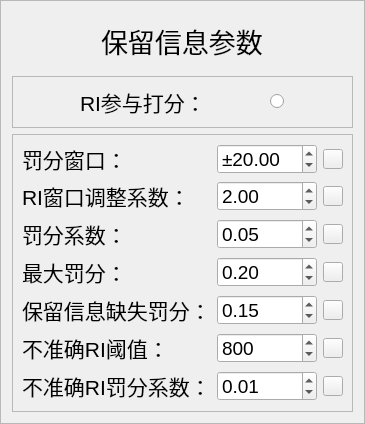
    <widget class="QFrame" name="frame_2">
     <property name="frameShape">
      <enum>QFrame::StyledPanel</enum>
     </property>
     <property name="frameShadow">
      <enum>QFrame::Raised</enum>
     </property>
     <layout class="QGridLayout" name="gridLayout_3" rowstretch="1,1,10">
      <item row="0" column="0">
       <widget class="QWidget" name="widget_3" native="true">
        <layout class="QHBoxLayout" name="horizontalLayout_5">
         <item>
          <widget class="QLabel" name="label_13">
           <property name="sizePolicy">
            <sizepolicy hsizetype="Maximum" vsizetype="Maximum">
             <horstretch>0</horstretch>
             <verstretch>0</verstretch>
            </sizepolicy>
           </property>
           <property name="font">
            <font>
             <pointsize>20</pointsize>
             <weight>50</weight>
             <italic>false</italic>
             <bold>false</bold>
            </font>
           </property>
           <property name="styleSheet">
            <string notr="true">font: 20pt;</string>
           </property>
           <property name="text">
            <string>保留信息参数</string>
           </property>
          </widget>
         </item>
        </layout>
       </widget>
      </item>
      <item row="1" column="0">
       <widget class="QFrame" name="frame_6">
        <property name="frameShape">
         <enum>QFrame::StyledPanel</enum>
        </property>
        <property name="frameShadow">
         <enum>QFrame::Raised</enum>
        </property>
        <layout class="QHBoxLayout" name="horizontalLayout_3">
         <item>
          <widget class="QLabel" name="label_6">
           <property name="sizePolicy">
            <sizepolicy hsizetype="Maximum" vsizetype="Preferred">
             <horstretch>0</horstretch>
             <verstretch>0</verstretch>
            </sizepolicy>
           </property>
           <property name="minimumSize">
            <size>
             <width>0</width>
             <height>0</height>
            </size>
           </property>
           <property name="maximumSize">
            <size>
             <width>16777215</width>
             <height>16777215</height>
            </size>
           </property>
           <property name="font">
            <font>
             <pointsize>16</pointsize>
             <weight>50</weight>
             <italic>false</italic>
             <bold>false</bold>
            </font>
           </property>
           <property name="styleSheet">
            <string notr="true">font: 16pt;</string>
           </property>
           <property name="text">
            <string>RI参与打分：</string>
           </property>
          </widget>
         </item>
         <item>
          <widget class="QRadioButton" name="radioButton">
           <property name="sizePolicy">
            <sizepolicy hsizetype="Maximum" vsizetype="Fixed">
             <horstretch>0</horstretch>
             <verstretch>0</verstretch>
            </sizepolicy>
           </property>
           <property name="text">
            <string/>
           </property>
           <property name="checked">
            <bool>false</bool>
           </property>
          </widget>
         </item>
        </layout>
       </widget>
      </item>
      <item row="2" column="0">
       <widget class="QFrame" name="frame_5">
        <property name="frameShape">
         <enum>QFrame::StyledPanel</enum>
        </property>
        <property name="frameShadow">
         <enum>QFrame::Raised</enum>
        </property>
        <layout class="QGridLayout" name="gridLayout_4">
         <item row="0" column="0">
          <widget class="QLabel" name="label_7">
           <property name="sizePolicy">
            <sizepolicy hsizetype="Maximum" vsizetype="Preferred">
             <horstretch>0</horstretch>
             <verstretch>0</verstretch>
            </sizepolicy>
           </property>
           <property name="minimumSize">
            <size>
             <width>0</width>
             <height>30</height>
            </size>
           </property>
           <property name="maximumSize">
            <size>
             <width>16777215</width>
             <height>30</height>
            </size>
           </property>
           <property name="font">
            <font>
             <pointsize>16</pointsize>
             <weight>50</weight>
             <italic>false</italic>
             <bold>false</bold>
            </font>
           </property>
           <property name="styleSheet">
            <string notr="true">font: 16pt;</string>
           </property>
           <property name="text">
            <string>罚分窗口：</string>
           </property>
          </widget>
         </item>
         <item row="0" column="1">
          <widget class="QDoubleSpinBox" name="doubleSpinBox_5">
           <property name="minimumSize">
            <size>
             <width>100</width>
             <height>30</height>
            </size>
           </property>
           <property name="maximumSize">
            <size>
             <width>100</width>
             <height>30</height>
            </size>
           </property>
           <property name="styleSheet">
            <string notr="true">font: 14pt;</string>
           </property>
           <property name="prefix">
            <string>±</string>
           </property>
           <property name="suffix">
            <string/>
           </property>
           <property name="maximum">
            <double>9999.000000000000000</double>
           </property>
           <property name="singleStep">
            <double>0.500000000000000</double>
           </property>
           <property name="value">
            <double>20.000000000000000</double>
           </property>
          </widget>
         </item>
         <item row="0" column="2">
          <widget class="QPushButton" name="pushButton_6">
           <property name="minimumSize">
            <size>
             <width>20</width>
             <height>20</height>
            </size>
           </property>
           <property name="maximumSize">
            <size>
             <width>20</width>
             <height>20</height>
            </size>
           </property>
           <property name="text">
            <string/>
           </property>
           <property name="icon">
            <iconset>
             <normaloff>C:/Users/86724/Desktop/R-C.jpg</normaloff>C:/Users/86724/Desktop/R-C.jpg</iconset>
           </property>
           <property name="iconSize">
            <size>
             <width>20</width>
             <height>20</height>
            </size>
           </property>
          </widget>
         </item>
         <item row="1" column="0">
          <widget class="QLabel" name="label_9">
           <property name="font">
            <font>
             <pointsize>16</pointsize>
             <weight>50</weight>
             <italic>false</italic>
             <bold>false</bold>
            </font>
           </property>
           <property name="styleSheet">
            <string notr="true">font: 16pt;</string>
           </property>
           <property name="text">
            <string>RI窗口调整系数：</string>
           </property>
           <property name="wordWrap">
            <bool>true</bool>
           </property>
          </widget>
         </item>
         <item row="1" column="1">
          <widget class="QDoubleSpinBox" name="doubleSpinBox_9">
           <property name="minimumSize">
            <size>
             <width>100</width>
             <height>30</height>
            </size>
           </property>
           <property name="maximumSize">
            <size>
             <width>100</width>
             <height>30</height>
            </size>
           </property>
           <property name="styleSheet">
            <string notr="true">font: 14pt;</string>
           </property>
           <property name="readOnly">
            <bool>false</bool>
           </property>
           <property name="correctionMode">
            <enum>QAbstractSpinBox::CorrectToPreviousValue</enum>
           </property>
           <property name="decimals">
            <number>2</number>
           </property>
           <property name="value">
            <double>2.000000000000000</double>
           </property>
          </widget>
         </item>
         <item row="1" column="2">
          <widget class="QPushButton" name="pushButton_7">
           <property name="minimumSize">
            <size>
             <width>20</width>
             <height>20</height>
            </size>
           </property>
           <property name="maximumSize">
            <size>
             <width>20</width>
             <height>20</height>
            </size>
           </property>
           <property name="text">
            <string/>
           </property>
           <property name="icon">
            <iconset>
             <normaloff>C:/Users/86724/Desktop/R-C.jpg</normaloff>C:/Users/86724/Desktop/R-C.jpg</iconset>
           </property>
           <property name="iconSize">
            <size>
             <width>20</width>
             <height>20</height>
            </size>
           </property>
          </widget>
         </item>
         <item row="2" column="0">
          <widget class="QLabel" name="label_8">
           <property name="font">
            <font>
             <pointsize>16</pointsize>
             <weight>50</weight>
             <italic>false</italic>
             <bold>false</bold>
            </font>
           </property>
           <property name="styleSheet">
            <string notr="true">font: 16pt;</string>
           </property>
           <property name="text">
            <string>罚分系数：</string>
           </property>
           <property name="wordWrap">
            <bool>true</bool>
           </property>
          </widget>
         </item>
         <item row="2" column="1">
          <widget class="QDoubleSpinBox" name="doubleSpinBox_7">
           <property name="minimumSize">
            <size>
             <width>100</width>
             <height>30</height>
            </size>
           </property>
           <property name="maximumSize">
            <size>
             <width>100</width>
             <height>30</height>
            </size>
           </property>
           <property name="styleSheet">
            <string notr="true">font: 14pt;</string>
           </property>
           <property name="decimals">
            <number>2</number>
           </property>
           <property name="singleStep">
            <double>0.010000000000000</double>
           </property>
           <property name="value">
            <double>0.050000000000000</double>
           </property>
          </widget>
         </item>
         <item row="2" column="2">
          <widget class="QPushButton" name="pushButton_8">
           <property name="minimumSize">
            <size>
             <width>20</width>
             <height>20</height>
            </size>
           </property>
           <property name="maximumSize">
            <size>
             <width>20</width>
             <height>20</height>
            </size>
           </property>
           <property name="text">
            <string/>
           </property>
           <property name="icon">
            <iconset>
             <normaloff>C:/Users/86724/Desktop/R-C.jpg</normaloff>C:/Users/86724/Desktop/R-C.jpg</iconset>
           </property>
           <property name="iconSize">
            <size>
             <width>20</width>
             <height>20</height>
            </size>
           </property>
          </widget>
         </item>
         <item row="3" column="0">
          <widget class="QLabel" name="label_10">
           <property name="font">
            <font>
             <pointsize>16</pointsize>
             <weight>50</weight>
             <italic>false</italic>
             <bold>false</bold>
            </font>
           </property>
           <property name="styleSheet">
            <string notr="true">font: 16pt;</string>
           </property>
           <property name="text">
            <string>最大罚分：</string>
           </property>
           <property name="wordWrap">
            <bool>true</bool>
           </property>
          </widget>
         </item>
         <item row="3" column="1">
          <widget class="QDoubleSpinBox" name="doubleSpinBox_8">
           <property name="minimumSize">
            <size>
             <width>100</width>
             <height>30</height>
            </size>
           </property>
           <property name="maximumSize">
            <size>
             <width>100</width>
             <height>30</height>
            </size>
           </property>
           <property name="styleSheet">
            <string notr="true">font: 14pt;</string>
           </property>
           <property name="decimals">
            <number>2</number>
           </property>
           <property name="maximum">
            <double>1.000000000000000</double>
           </property>
           <property name="singleStep">
            <double>0.100000000000000</double>
           </property>
           <property name="value">
            <double>0.200000000000000</double>
           </property>
          </widget>
         </item>
         <item row="3" column="2">
          <widget class="QPushButton" name="pushButton_9">
           <property name="minimumSize">
            <size>
             <width>20</width>
             <height>20</height>
            </size>
           </property>
           <property name="maximumSize">
            <size>
             <width>20</width>
             <height>20</height>
            </size>
           </property>
           <property name="text">
            <string/>
           </property>
           <property name="icon">
            <iconset>
             <normaloff>C:/Users/86724/Desktop/R-C.jpg</normaloff>C:/Users/86724/Desktop/R-C.jpg</iconset>
           </property>
           <property name="iconSize">
            <size>
             <width>20</width>
             <height>20</height>
            </size>
           </property>
          </widget>
         </item>
         <item row="4" column="0">
          <widget class="QLabel" name="label_11">
           <property name="font">
            <font>
             <pointsize>16</pointsize>
             <weight>50</weight>
             <italic>false</italic>
             <bold>false</bold>
            </font>
           </property>
           <property name="styleSheet">
            <string notr="true">font: 16pt;</string>
           </property>
           <property name="text">
            <string>保留信息缺失罚分：</string>
           </property>
           <property name="wordWrap">
            <bool>true</bool>
           </property>
          </widget>
         </item>
         <item row="4" column="1">
          <widget class="QDoubleSpinBox" name="doubleSpinBox_99">
           <property name="minimumSize">
            <size>
             <width>100</width>
             <height>30</height>
            </size>
           </property>
           <property name="maximumSize">
            <size>
             <width>100</width>
             <height>30</height>
            </size>
           </property>
           <property name="styleSheet">
            <string notr="true">font: 14pt;</string>
           </property>
           <property name="maximum">
            <double>1.000000000000000</double>
           </property>
           <property name="singleStep">
            <double>0.050000000000000</double>
           </property>
           <property name="value">
            <double>0.150000000000000</double>
           </property>
          </widget>
         </item>
         <item row="4" column="2">
          <widget class="QPushButton" name="pushButton_10">
           <property name="minimumSize">
            <size>
             <width>20</width>
             <height>20</height>
            </size>
           </property>
           <property name="maximumSize">
            <size>
             <width>20</width>
             <height>20</height>
            </size>
           </property>
           <property name="text">
            <string/>
           </property>
           <property name="icon">
            <iconset>
             <normaloff>C:/Users/86724/Desktop/R-C.jpg</normaloff>C:/Users/86724/Desktop/R-C.jpg</iconset>
           </property>
           <property name="iconSize">
            <size>
             <width>20</width>
             <height>20</height>
            </size>
           </property>
          </widget>
         </item>
         <item row="5" column="0">
          <widget class="QLabel" name="label_15">
           <property name="font">
            <font>
             <pointsize>16</pointsize>
             <weight>50</weight>
             <italic>false</italic>
             <bold>false</bold>
            </font>
           </property>
           <property name="styleSheet">
            <string notr="true">font: 16pt;</string>
           </property>
           <property name="text">
            <string>不准确RI阈值：</string>
           </property>
           <property name="wordWrap">
            <bool>true</bool>
           </property>
          </widget>
         </item>
         <item row="5" column="1">
          <widget class="QSpinBox" name="spinBox_12">
           <property name="minimumSize">
            <size>
             <width>100</width>
             <height>30</height>
            </size>
           </property>
           <property name="maximumSize">
            <size>
             <width>100</width>
             <height>30</height>
            </size>
           </property>
           <property name="styleSheet">
            <string notr="true">font: 14pt;</string>
           </property>
           <property name="maximum">
            <number>99999</number>
           </property>
           <property name="value">
            <number>800</number>
           </property>
          </widget>
         </item>
         <item row="5" column="2">
          <widget class="QPushButton" name="pushButton_15">
           <property name="minimumSize">
            <size>
             <width>20</width>
             <height>20</height>
            </size>
           </property>
           <property name="maximumSize">
            <size>
             <width>20</width>
             <height>20</height>
            </size>
           </property>
           <property name="text">
            <string/>
           </property>
           <property name="icon">
            <iconset>
             <normaloff>C:/Users/86724/Desktop/R-C.jpg</normaloff>C:/Users/86724/Desktop/R-C.jpg</iconset>
           </property>
           <property name="iconSize">
            <size>
             <width>20</width>
             <height>20</height>
            </size>
           </property>
          </widget>
         </item>
         <item row="6" column="0">
          <widget class="QLabel" name="label_19">
           <property name="font">
            <font>
             <pointsize>16</pointsize>
             <weight>50</weight>
             <italic>false</italic>
             <bold>false</bold>
            </font>
           </property>
           <property name="styleSheet">
            <string notr="true">font: 16pt;</string>
           </property>
           <property name="text">
            <string>不准确RI罚分系数：</string>
           </property>
           <property name="wordWrap">
            <bool>true</bool>
           </property>
          </widget>
         </item>
         <item row="6" column="1">
          <widget class="QDoubleSpinBox" name="doubleSpinBox_13">
           <property name="minimumSize">
            <size>
             <width>100</width>
             <height>30</height>
            </size>
           </property>
           <property name="maximumSize">
            <size>
             <width>100</width>
             <height>30</height>
            </size>
           </property>
           <property name="styleSheet">
            <string notr="true">font: 14pt;</string>
           </property>
           <property name="maximum">
            <double>1.000000000000000</double>
           </property>
           <property name="singleStep">
            <double>0.010000000000000</double>
           </property>
           <property name="value">
            <double>0.010000000000000</double>
           </property>
          </widget>
         </item>
         <item row="6" column="2">
          <widget class="QPushButton" name="pushButton_16">
           <property name="minimumSize">
            <size>
             <width>20</width>
             <height>20</height>
            </size>
           </property>
           <property name="maximumSize">
            <size>
             <width>20</width>
             <height>20</height>
            </size>
           </property>
           <property name="text">
            <string/>
           </property>
           <property name="icon">
            <iconset>
             <normaloff>C:/Users/86724/Desktop/R-C.jpg</normaloff>C:/Users/86724/Desktop/R-C.jpg</iconset>
           </property>
           <property name="iconSize">
            <size>
             <width>20</width>
             <height>20</height>
            </size>
           </property>
          </widget>
         </item>
        </layout>
       </widget>
      </item>
     </layout>
    </widget>
